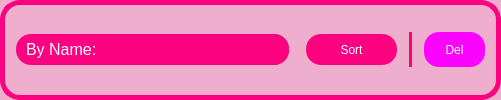
               <widget class="QFrame" name="frame_16">
                <property name="sizePolicy">
                 <sizepolicy hsizetype="Preferred" vsizetype="Fixed">
                  <horstretch>0</horstretch>
                  <verstretch>0</verstretch>
                 </sizepolicy>
                </property>
                <property name="minimumSize">
                 <size>
                  <width>501</width>
                  <height>81</height>
                 </size>
                </property>
                <property name="styleSheet">
                 <string notr="true">background-color: rgb(238, 174, 204);
border-radius: 20px;
border: 5px solid  rgb(252, 2, 128);
</string>
                </property>
                <property name="frameShape">
                 <enum>QFrame::StyledPanel</enum>
                </property>
                <property name="frameShadow">
                 <enum>QFrame::Raised</enum>
                </property>
                <layout class="QGridLayout" name="gridLayout_23">
                 <item row="0" column="0">
                  <widget class="QComboBox" name="sched_sort_box">
                   <property name="sizePolicy">
                    <sizepolicy hsizetype="Expanding" vsizetype="Fixed">
                     <horstretch>0</horstretch>
                     <verstretch>0</verstretch>
                    </sizepolicy>
                   </property>
                   <property name="minimumSize">
                    <size>
                     <width>0</width>
                     <height>31</height>
                    </size>
                   </property>
                   <property name="font">
                    <font>
                     <family>Arial</family>
                     <pointsize>12</pointsize>
                     <weight>50</weight>
                     <italic>false</italic>
                     <bold>false</bold>
                    </font>
                   </property>
                   <property name="styleSheet">
                    <string notr="true">/* QComboBox Stylesheet */
QComboBox {
    background-color: rgb(252, 2, 128);
	color: rgb(255, 255, 255);
	font: 12pt &quot;Arial&quot;;
    border: none;
    padding: 5px 10px;
    selection-background-color: #3B4252;
    border-radius: 15px;
}

QComboBox::drop-down {
    background-color: rgb(252, 2, 128);
	font: 8pt &quot;Arial&quot;;
    border: none;
    width: 25px;
    border-top-right-radius: 15px;
    border-bottom-right-radius: 15px;
}

QComboBox QAbstractItemView {
    background-color: rgb(238, 174, 204);
	font: 8pt &quot;Arial&quot;;
    color: rgb(252, 2, 128);
    border: none;
    selection-background-color:  rgb(238, 174, 204);
    border-radius: 15px;
}</string>
                   </property>
                   <item>
                    <property name="text">
                     <string>By Name:</string>
                    </property>
                   </item>
                   <item>
                    <property name="text">
                     <string>By Date/Time:</string>
                    </property>
                   </item>
                   <item>
                    <property name="text">
                     <string>By Status:</string>
                    </property>
                   </item>
                  </widget>
                 </item>
                 <item row="0" column="1">
                  <spacer name="horizontalSpacer_27">
                   <property name="orientation">
                    <enum>Qt::Horizontal</enum>
                   </property>
                   <property name="sizeType">
                    <enum>QSizePolicy::Fixed</enum>
                   </property>
                   <property name="sizeHint" stdset="0">
                    <size>
                     <width>11</width>
                     <height>20</height>
                    </size>
                   </property>
                  </spacer>
                 </item>
                 <item row="0" column="2">
                  <widget class="QPushButton" name="sched_sort_btn">
                   <property name="sizePolicy">
                    <sizepolicy hsizetype="Fixed" vsizetype="Fixed">
                     <horstretch>0</horstretch>
                     <verstretch>0</verstretch>
                    </sizepolicy>
                   </property>
                   <property name="minimumSize">
                    <size>
                     <width>91</width>
                     <height>31</height>
                    </size>
                   </property>
                   <property name="styleSheet">
                    <string notr="true">QPushButton {
background-color: rgb(252, 2, 128);
color: rgb(255, 255, 255);
border-radius: 15px;
border: none;
font: 87 10pt &quot;Arial Black&quot;;
}

QPushButton:hover {
background-color: rgb(253, 102, 102);
color: rgb(255, 255, 255);
border-radius: 15px;
border: none;
}

QPushButton:pressed {
background-color: rgb(44, 146, 255);
}
</string>
                   </property>
                   <property name="text">
                    <string>Sort</string>
                   </property>
                  </widget>
                 </item>
                 <item row="0" column="3">
                  <spacer name="horizontalSpacer_28">
                   <property name="orientation">
                    <enum>Qt::Horizontal</enum>
                   </property>
                   <property name="sizeType">
                    <enum>QSizePolicy::Fixed</enum>
                   </property>
                   <property name="sizeHint" stdset="0">
                    <size>
                     <width>6</width>
                     <height>20</height>
                    </size>
                   </property>
                  </spacer>
                 </item>
                 <item row="0" column="4">
                  <widget class="Line" name="line_4">
                   <property name="styleSheet">
                    <string notr="true">border: 5px solid rgb(252, 2, 128);</string>
                   </property>
                   <property name="orientation">
                    <enum>Qt::Vertical</enum>
                   </property>
                  </widget>
                 </item>
                 <item row="0" column="5">
                  <spacer name="horizontalSpacer_29">
                   <property name="orientation">
                    <enum>Qt::Horizontal</enum>
                   </property>
                   <property name="sizeType">
                    <enum>QSizePolicy::Fixed</enum>
                   </property>
                   <property name="sizeHint" stdset="0">
                    <size>
                     <width>6</width>
                     <height>20</height>
                    </size>
                   </property>
                  </spacer>
                 </item>
                 <item row="0" column="6">
                  <widget class="QPushButton" name="sched_del_btn">
                   <property name="sizePolicy">
                    <sizepolicy hsizetype="Fixed" vsizetype="Fixed">
                     <horstretch>0</horstretch>
                     <verstretch>0</verstretch>
                    </sizepolicy>
                   </property>
                   <property name="minimumSize">
                    <size>
                     <width>61</width>
                     <height>35</height>
                    </size>
                   </property>
                   <property name="styleSheet">
                    <string notr="true">
QPushButton {
background-color: rgb(252, 2, 255);
color: rgb(255, 255, 255);
border-radius: 15px;
border: none;
font: 87 10pt &quot;Arial Black&quot;;
}

QPushButton:hover {
background-color: rgb(255, 255, 255);
color: rgb(252, 2, 255);
}

QPushButton:pressed {
background-color: rgb(252, 2, 255);
}</string>
                   </property>
                   <property name="text">
                    <string>Del</string>
                   </property>
                  </widget>
                 </item>
                </layout>
               </widget>
